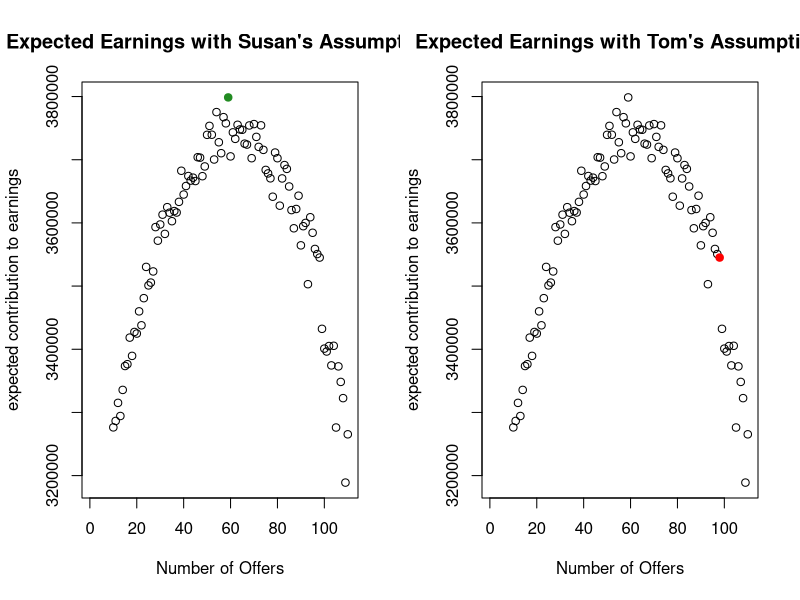
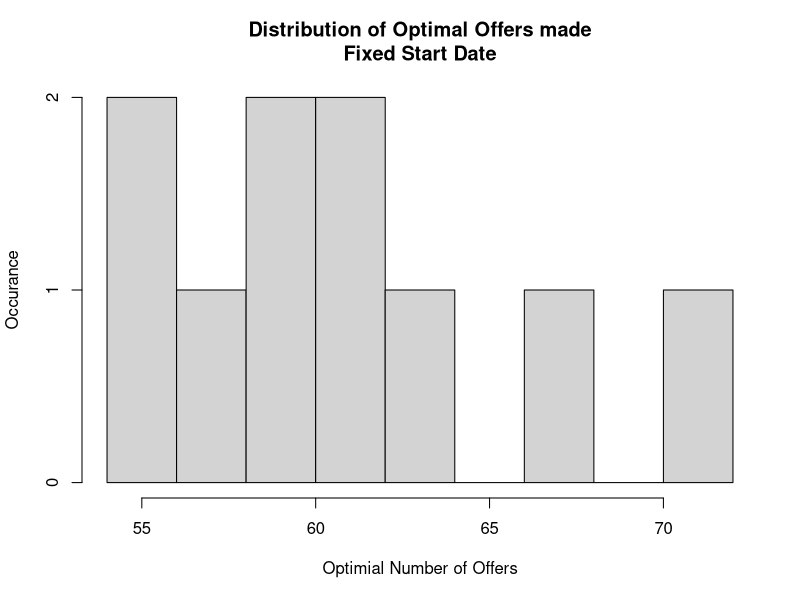
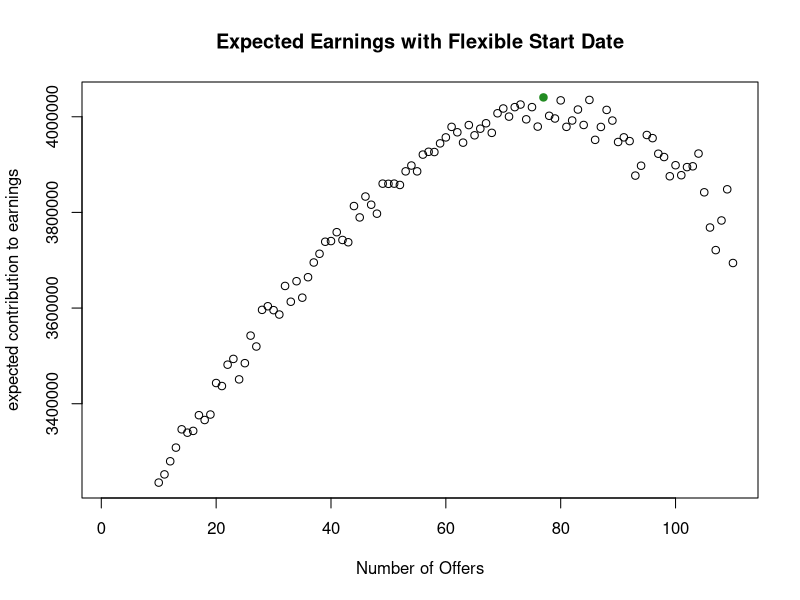
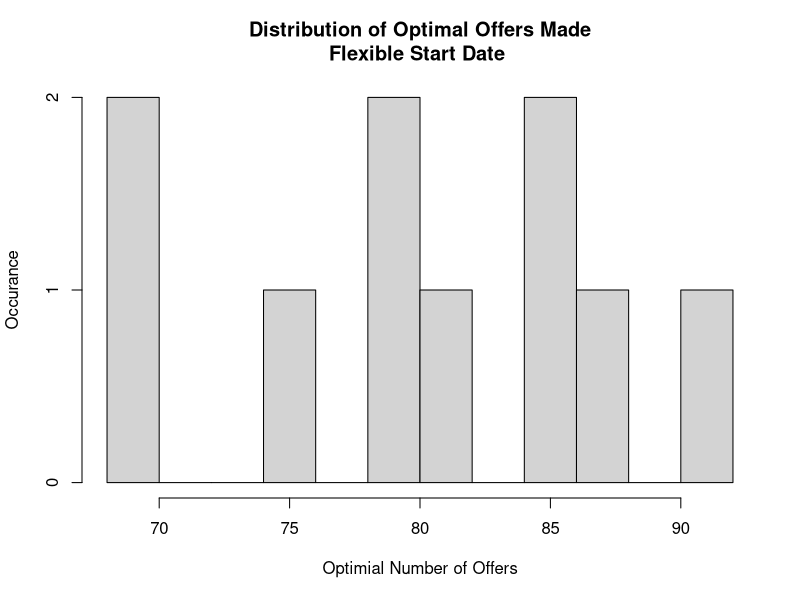
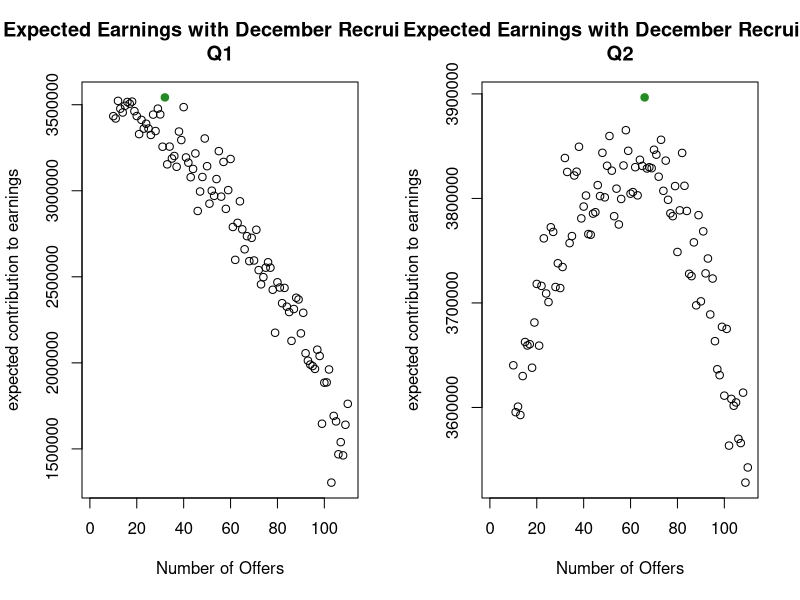

These charts were generated, in order, by the following R code: (Note: this script raises an error after producing the figures.)
#############################################
#### Susan's Model for Fixed Start Date ##### 
#############################################
contributions = function(q){
  offersmade = q
  new_analyst = rbinom(1,offersmade, .7)
  retention = c(runif(1,.90,1),runif(4,.95,1),runif(1,.8,1),runif(3,.9,1),runif(1,.8,1),runif(3,.9,1),runif(2,.95,1))
  new_analyst1 = c(0,0,new_analyst,0,0,0,0,0,0,0,0,0,0,0,0)
  demand_hist = c(105,95,75,70,70,110,105,90,65,80,90,120,105,95,75)
  unexpected = rnorm(1, mean = 0, sd = 0.05)
  noise = rnorm(15, mean = 0, sd = 0.1)
  actual = c()
  for(i in 1:15){
    actual[i] = demand_hist[i]*(1+unexpected)*(1+noise[i])
  }
  analyst_next = c(63)
  for(i in 1:14){
    analyst_next[i+1] = analyst_next[i]*retention[i]+new_analyst1[i]
  }
  short = c()
  for(i in 1:15){
    if (analyst_next[i]-actual[i]<0){
      short[i]=-1*(analyst_next[i]-actual[i])
    }
    else
      short[i]=0
  }
  excess = c()
  for(i in 1:15){
    if(analyst_next[i]-actual[i]>0){
      excess[i] = analyst_next[i]-actual[i]
    }
    else
      excess[i] = 0
  }
  excess_cost=6000
  short_cost=3600
  base_contribution=4000
  earnings=c()
  for(i in 1:15){
    earnings[i] = base_contribution*actual[i]-(short[i]*short_cost+excess[i]*excess_cost)
  }
  sum(earnings)
}



###################################################
#### Optimum Offers Made for Fixed Start Date ##### 
###################################################
earnings_total = c()
bestq = c()
for (i in 10:110){
  etmp <- c()
  for (j in 1:100){
    etmp[j]<-contributions(i)
  }
  earnings_total[i-9] <- mean(etmp)
}
(bestq = which.max(earnings_total)+9)


## Shift earnings_total's index backwards so that it starts from 10
new_earnings_total = c()
for(i in 1:length(earnings_total)){
  new_earnings_total[i+9] = earnings_total[i]
}
par(mfrow=c(1,2))
index = seq(1,110,1)
plot(index, new_earnings_total, col=ifelse(index == bestq,"forestgreen","black"), pch = ifelse(index==bestq,19,1), xlab = 'Number of Offers', ylab = 'expected contribution to earnings',
     main = "Expected Earnings with Susan's Assumption")
plot(index, new_earnings_total, col=ifelse(index == 98,"red","black"), pch = ifelse(index==98,19,1),xlab = 'Number of Offers', ylab = 'expected contribution to earnings',
     main = "Expected Earnings with Tom's Assumption")
diff_earnings = new_earnings_total[bestq]-new_earnings_total[98]
max_fixed_earnings = new_earnings_total[bestq]


## Simulate the best q multiple times so that we could draw a distribution
best_bestq = c()
for (a in 1:10){
  for (i in 10:110){
    etmp <- c()
    for (j in 1:100){
      etmp[j]<-contributions(i)
    }
    earnings_total[i-9] <- mean(etmp)
  }
  bestq = which.max(earnings_total)+9
  best_bestq[a]=bestq
}
par(mfrow=c(1,1))
hist(best_bestq, breaks = 10, main = "Distribution of Optimal Offers made\nFixed Start Date", xlab = "Optimial Number of Offers",
     ylab = "Occurance")



################################################
#### Susan's Model for Flexible Start Date ##### 
################################################
flex = function(q){
  offersmade = q
  new_analyst = rbinom(1,offersmade, .7)
  new_analyst_sep = runif(1,.7,1)*(new_analyst/2)
  retention = c(runif(1,.90,1),runif(4,.95,1),runif(1,.8,1),runif(3,.9,1),runif(1,.8,1),runif(3,.9,1),runif(2,.95,1))
  new_analyst1 = c(0,0,new_analyst/2,0,new_analyst_sep,0,0,0,0,0,0,0,0,0,0)
  demand_hist = c(105,95,75,70,70,110,105,90,65,80,90,120,105,95,75)
  unexpected = rnorm(1, mean = 0, sd = 0.05)
  noise = rnorm(15, mean = 0, sd = 0.1)
  actual = c()
  for(i in 1:15){
    actual[i] = demand_hist[i]*(1+unexpected)*(1+noise[i])
  }
  analyst_next = c(63)
  for(i in 1:14){
    analyst_next[i+1] = analyst_next[i]*retention[i]+new_analyst1[i]
  }
  short = c()
  for(i in 1:15){
    if (analyst_next[i]-actual[i]<0){
      short[i]=-1*(analyst_next[i]-actual[i])
    }
    else
      short[i]=0
  }
  excess = c()
  for(i in 1:15){
    if(analyst_next[i]-actual[i]>0){
      excess[i] = analyst_next[i]-actual[i]
    }
    else
      excess[i] = 0
  }
  excess_cost=6000
  short_cost=3600
  base_contribution=4000
  earnings=c()
  for(i in 1:15){
    earnings[i] = base_contribution*actual[i]-(short[i]*short_cost+excess[i]*excess_cost)
  }
  sum(earnings)
}



######################################################
#### Optimum Offers Made for Flexible Start Date ##### 
######################################################
earnings_total = c()
bestq = c()
for (i in 10:110){
  etmp <- c()
  for (j in 1:100){
    etmp[j]<-flex(i)
  }
  earnings_total[i-9] <- mean(etmp)
}
(bestq = which.max(earnings_total)+9)


new_earnings_total = c()
for(i in 1:length(earnings_total)){
  new_earnings_total[i+9] = earnings_total[i]
}
par(mfrow=c(1,1))
index = seq(1,110,1)
plot(index, new_earnings_total, col=ifelse(index == bestq,"forestgreen","black"), pch = ifelse(index==bestq,19,1), xlab = 'Number of Offers', ylab = 'expected contribution to earnings',
     main = "Expected Earnings with Flexible Start Date")


best_bestq = c()
for (a in 1:10){
  for (i in 10:110){
    etmp <- c()
    for (j in 1:100){
      etmp[j]<-flex(i)
    }
    earnings_total[i-9] <- mean(etmp)
  }
  bestq = which.max(earnings_total)+9
  best_bestq[a]=bestq
}
par(mfrow=c(1,1))
hist(best_bestq, breaks = 10, main = "Distribution of Optimal Offers Made\nFlexible Start Date ", xlab = "Optimial Number of Offers",
     ylab = "Occurance")
max_flex_earning = new_earnings_total[bestq]
(diff_earnings_starts=max_flex_earning - max_fixed_earnings)



#################################################################
#### Susan's Model for Mid-Year Recruiting Fixed Start Date ##### 
#################################################################
mid_fixed = function(q1,q2){
  offersmade_jun = q1
  offersmade_dec = q2
  new_analyst_jun = rbinom(1,offersmade_jun,.7)
  new_analyst_dec = rbinom(1,offersmade_dec,.7)
  retention = c(runif(1,.90,1),runif(4,.95,1),runif(1,.8,1),runif(3,.9,1),runif(1,.8,1),runif(3,.9,1),runif(2,.95,1))
  new_analyst1 = c(0,0,new_analyst_jun,0,0,0,0,0,new_analyst_dec,0,0,0,0,0,0)
  demand_hist = c(105,95,75,70,70,110,105,90,65,80,90,120,105,95,75)
  unexpected = rnorm(1, mean = 0, sd = 0.05)
  noise = rnorm(15, mean = 0, sd = 0.1)
  actual = c()
  for(i in 1:15){
    actual[i] = demand_hist[i]*(1+unexpected)*(1+noise[i])
  }
  analyst_next = c(63)
  for(i in 1:14){
    analyst_next[i+1] = analyst_next[i]*retention[i]+new_analyst1[i]
  }
  short = c()
  for(i in 1:15){
    if (analyst_next[i]-actual[i]<0){
      short[i]=-1*(analyst_next[i]-actual[i])
    }
    else
      short[i]=0
  }
  excess = c()
  for(i in 1:15){
    if(analyst_next[i]-actual[i]>0){
      excess[i] = analyst_next[i]-actual[i]
    }
    else
      excess[i] = 0
  }
  excess_cost=6000
  short_cost=3600
  base_contribution=4000
  dec_cost=22000
  earnings=c()
  for(i in 1:15){
    earnings[i] = base_contribution*actual[i]-(short[i]*short_cost+excess[i]*excess_cost)-dec_cost
  }
  sum(earnings)
}



#######################################################################
#### Optimum Offers Made for December Recruiting Fixed Start Date ##### 
#######################################################################
earnings_total1 = c()
earnings_total2 = c()
bestq1 = c()
bestq2 = c()
for(a in 10:110){
  for (i in 10:110){
    etmp <- c()
    for (j in 1:20){
      etmp[j]<-mid_fixed(i,a)
    }
    earnings_total1[i-9] <- mean(etmp)
  }
  earnings_total2[a-9] = max(earnings_total1)
  bestq1[a] = which.max(earnings_total1)+9
}
(bestq2 = which.max(earnings_total2)+9)
(bestq1 = bestq1[bestq2])


new_earnings_total1 = c()
new_earnings_total2 = c()
for(i in 1:length(earnings_total1)){
  new_earnings_total1[i+9] = earnings_total1[i]
}
for(i in 1:length(earnings_total2)){
  new_earnings_total2[i+9] = earnings_total2[i]
}
par(mfrow=c(1,2))
index = seq(1,110,1)
plot(index, new_earnings_total1, col=ifelse(index == bestq1,"forestgreen","black"), pch = ifelse(index==bestq1,19,1), xlab = 'Number of Offers', ylab = 'expected contribution to earnings',
     main = "Expected Earnings with December Recruiting\nQ1")
plot(index, new_earnings_total2, col=ifelse(index == bestq2,"forestgreen","black"), pch = ifelse(index==bestq2,19,1), xlab = 'Number of Offers', ylab = 'expected contribution to earnings',
     main = "Expected Earnings with December Recruiting\nQ2")


q1 = sample(20:50,100,replace = T)
q2 = sample(45:80,100,replace = T)
for(a in 1:30){
  best_earnings = c()
  for(i in 1:100){
    best_earnings[i] = mid_fixed(q1[i],q2[i])
  }
  location[a]=which.max(best_earnings)
}
par(mfrow=c(1,2))
hist(q1[location], breaks = 15, main = "Distribution of Optimal Offers Made\nDecember Recruiting with Fixed Start Date", xlab = "Optimial Number of Offers",
     ylab = "Occurance")
hist(q2[location], breaks = 15, main = "Distribution of Optimal Offers Made\nDecember Recruiting with Fixed Start Date", xlab = "Optimial Number of Offers",
     ylab = "Occurance")



####################################################################
#### Susan's Model for Mid-Year Recruiting Flexible Start Date ##### 
####################################################################
mid_flex = function(q1,q2){
  offersmade_jun = q1
  offersmade_dec = q2
  new_analyst_jun = rbinom(1,offersmade_jun,.7)
  new_analyst_aug = runif(1,.7,1)*(new_analyst_jun/2)
  new_analyst_dec = rbinom(1,offersmade_dec,.7)
  new_analyst_feb = runif(1,.7,1)*(new_analyst_dec/2)
  retention = c(runif(1,.90,1),runif(4,.95,1),runif(1,.8,1),runif(3,.9,1),runif(1,.8,1),runif(3,.9,1),runif(2,.95,1))
  new_analyst1 = c(0,0,new_analyst_jun/2,0,new_analyst_aug,0,0,0,new_analyst_dec/2,0,new_analyst_feb,0,0,0,0)
  demand_hist = c(105,95,75,70,70,110,105,90,65,80,90,120,105,95,75)
  unexpected = rnorm(1, mean = 0, sd = 0.05)
  noise = rnorm(15, mean = 0, sd = 0.1)
  actual = c()
  for(i in 1:15){
    actual[i] = demand_hist[i]*(1+unexpected)*(1+noise[i])
  }
  analyst_next = c(63)
  for(i in 1:14){
    analyst_next[i+1] = analyst_next[i]*retention[i]+new_analyst1[i]
  }
  short = c()
  for(i in 1:15){
    if (analyst_next[i]-actual[i]<0){
      short[i]=-1*(analyst_next[i]-actual[i])
    }
    else
      short[i]=0
  }
  excess = c()
  for(i in 1:15){
    if(analyst_next[i]-actual[i]>0){
      excess[i] = analyst_next[i]-actual[i]
    }
    else
      excess[i] = 0
  }
  excess_cost=6000
  short_cost=3600
  base_contribution=4000
  dec_cost=22000
  earnings=c()
  for(i in 1:15){
    earnings[i] = base_contribution*actual[i]-(short[i]*short_cost+excess[i]*excess_cost)-dec_cost
  }
  sum(earnings)
}



###########################################################################
#### Optimum Offers Made for December Recruiting Flexiable Start Date ##### 
###########################################################################
earnings_total1 = c()
earnings_total2 = c()
bestq1 = c()
bestq2 = c()
for(a in 10:110){
  for (i in 10:110){
    etmp <- c()
    for (j in 1:20){
      etmp[j]<-mid_flex(i,a)
    }
    earnings_total1[i-9] <- mean(etmp)
  }
  earnings_total2[a-9] = max(earnings_total1)
  bestq1[a] = which.max(earnings_total1)+9
}
(bestq2 = which.max(earnings_total2)+9)
(bestq1 = bestq1[bestq2])


new_earnings_total1 = c()
new_earnings_total2 = c()
for(i in 1:length(earnings_total1)){
  new_earnings_total1[i+9] = earnings_total1[i]
}
for(i in 1:length(earnings_total2)){
  new_earnings_total2[i+9] = earnings_total2[i]
}
par(mfrow=c(1,2))
index = seq(1,110,1)
plot(index, new_earnings_total1, col=ifelse(index == bestq1,"forestgreen","black"), pch = ifelse(index==bestq1,19,1), xlab = 'Number of Offers', ylab = 'expected contribution to earnings',
     main = "Expected Earnings with December Recruiting\nQ1")
plot(index, new_earnings_total2, col=ifelse(index == bestq2,"forestgreen","black"), pch = ifelse(index==bestq2,19,1), xlab = 'Number of Offers', ylab = 'expected contribution to earnings',
     main = "Expected Earnings with December Recruiting\nQ2")


q1 = sample(40:70,100,replace = T)
q2 = sample(60:90,100,replace = T)
location = c()
for(a in 1:30){
  best_earnings = c()
  for(i in 1:100){
    best_earnings[i] = mid_fixed(q1[i],q2[i])
  }
  location[a]=which.max(best_earnings)
}
par(mfrow=c(1,2))
hist(q1[location], breaks = 15, main = "Distribution of Optimal Offers Made\nDecember Recruiting with Flexible Start Date", xlab = "Optimial Number of Offers",
     ylab = "Occurance")
hist(q2[location], breaks = 15, main = "Distribution of Optimal Offers Made\nDecember Recruiting with Fixible Start Date", xlab = "Optimial Number of Offers",
     ylab = "Occurance")
